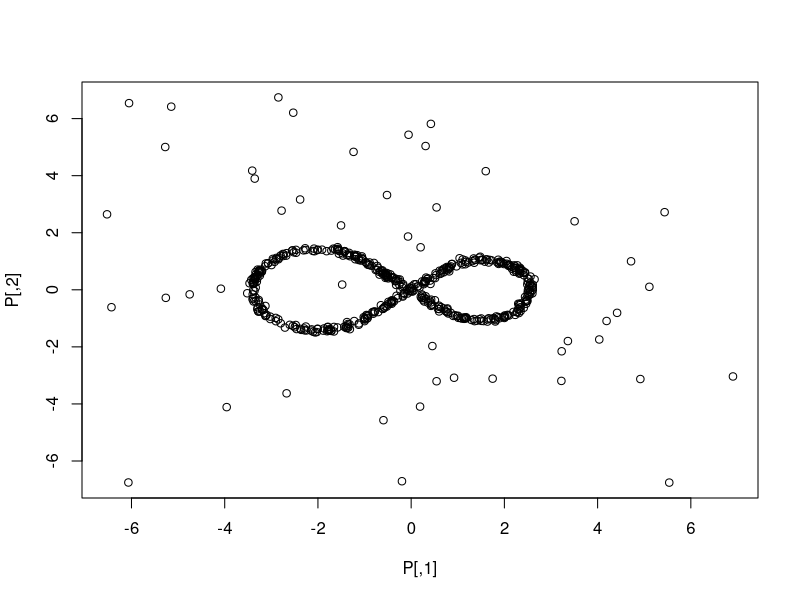
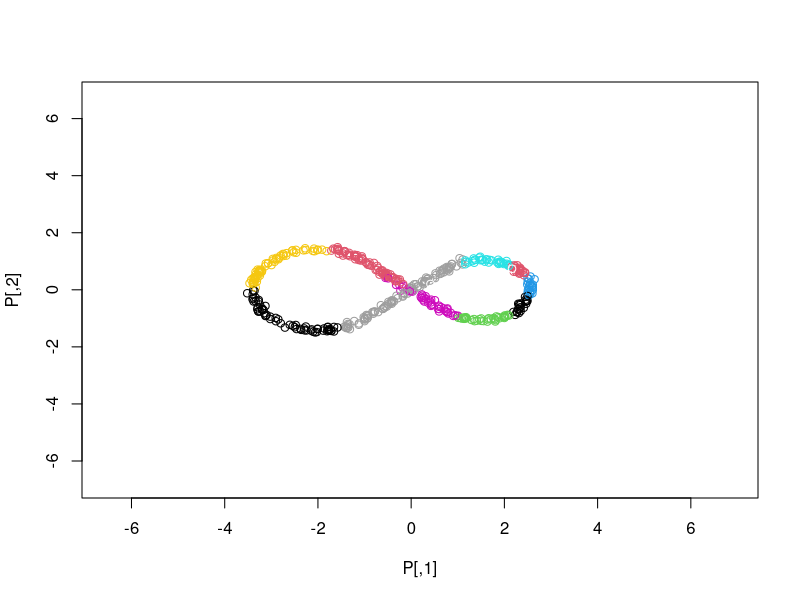
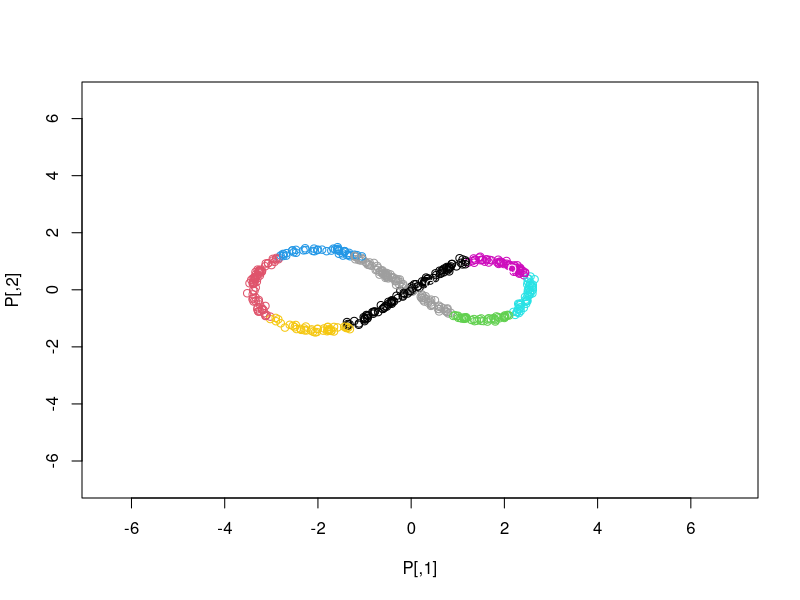
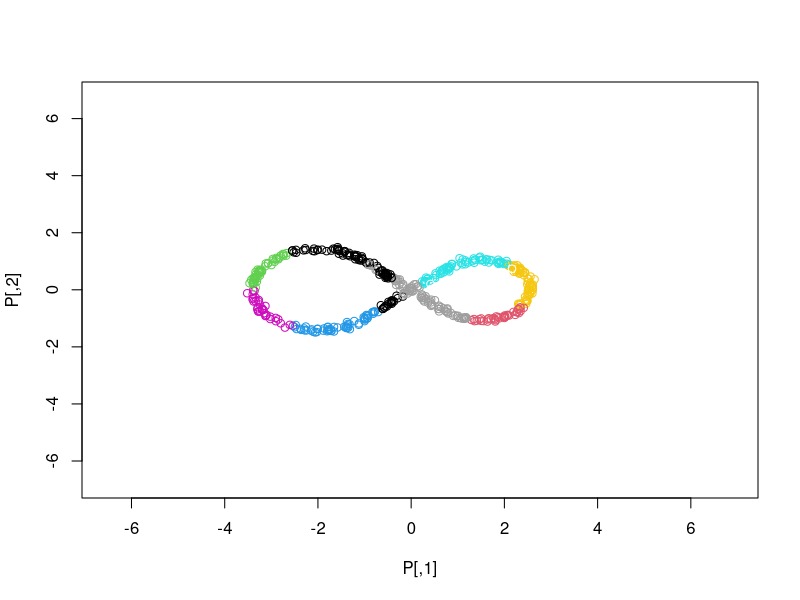

Reproduce these figures in R, in order.



#%%%%%%%%%%%%%%%%%%%%%%%%%%%%%%%%%%%%%%%%%%%%%%%%%%%%%%%%%%%%%%%%%%%%%%%%%%%%%%%%%%%%%%%%%%%%%%%%%%%%%%%%%%%%%%%%%%%

# Fonction auxiliaires :

#%%%%%%%%%%%%%%%%%%%%%%%%%%%%%%%%%%%%%%%%%%%%%%%%%%%%%%%%%%%%%%%%%%%%%%%%%%%%%%%%%%%%%%%%%%%%%%%%%%%%%%%%%%%%%%%%%%%



#%%%%%%%%%%%%%%%%%%%%%%%%%%%%%%%%%%%%%%%%%%%%%%%%%%%%%%%%
# Génération des données sur le symbole infini avec bruit

simule_noise<- function(N,dim,m,M){
  return(matrix((-m+M)*runif(dim*N)+m,N,dim))
}

long = (3/2*pi+2)*(sqrt(2)+sqrt(9/8))
seuil = c(0,0,0,0,0)
seuil[1] = 3/2*pi*sqrt(2)/long
seuil[2] = seuil[1] + 3/2*pi*sqrt(9/8)/long
seuil[3] = seuil[2] + sqrt(2)/long
seuil[4] = seuil[3] + sqrt(2)/long
seuil[5] = seuil[4] + sqrt(9/8)/long

generate_infinity_symbol <- function(N,sigma,dim){
  P = matrix(sigma*rnorm(N*dim),N,dim)
  vectU = runif(N)
  vectV = runif(N)
  for(i in 1:N){
    P[i,1] = P[i,1] -2
    U = vectU[i]
    V = vectV[i]
    if(U<=seuil[1]){
      theta = 6*pi/4*V+pi/4
      P[i,1] = P[i,1] + sqrt(2)*cos(theta)
      P[i,2] = P[i,2] + sqrt(2)*sin(theta)
    }
    else{
      if(U<=seuil[2]){
        theta = 6*pi/4*V - 3*pi/4
        P[i,1] = P[i,1] + sqrt(9/8)*cos(theta) + 14/4
        P[i,2] = P[i,2] + sqrt(9/8)*sin(theta)
      }
      else{
        if(U<=seuil[3]){
          P[i,1] = P[i,1] + 1+V
          P[i,2] = P[i,2] + 1-V
        }
        else{
          if(U<=seuil[4]){
            P[i,1] = P[i,1] + 1+V
            P[i,2] = P[i,2] + -1+V
          }
          else{
            if(U<=seuil[5]){
              P[i,1] = P[i,1] + 2 + 3/4*V
              P[i,2] = P[i,2] + - V * 3/4
            }
            else{
              P[i,1] = P[i,1] + 2 + 3/4*V
              P[i,2] = P[i,2] + V * 3/4
            }
          }
        }
      }
    }
  }
  return(P)
}

generate_infinity_symbol_noise <- function(N,Nnoise,sigma,dim){
  P1 = generate_infinity_symbol(N,sigma,dim)
  P2 = simule_noise(Nnoise,dim,-7,7)
  return(list(points=rbind(P1,P2),color=cbind(rep(1,nrow(P1)),rep(0,nrow(P2)))))
}



#%%%%%%%%%%%%%%%%%%%%%%%%%%%%%%%%%%%%%%%%%%%%%%%%%%%%%%%%
# Fonction auxiliaire qui, étant donnés k centres, calcule les "nouvelles distances tordues" de tous les points de P, à tous les centres
# on colorie de la couleur du centre le plus proche.
# La "distance" à un centre est le carré de la norme de Mahalanobis à la moyenne locale "mean" autour du centre + un poids qui dépend d'une variance locale autour du centre auquel on ajoute le log(det(Sigma))

# On utilise souvent la fonction mahalanobis.
# mahalanobis(P,c,Sigma) calcule le carré de la norme de Mahalanobis (p-c)^TSigma^{-1}(p-c), pour tout point p, ligne de P.
# C'est bien le carré ; par ailleurs la fonction inverse la matrice Sigma ; on peut décider de lui passer l'inverse de la matrice Sigma, en ajoutant "inverted = TRUE".


colorize <- function(P,k,sig,centers,Sigma){
  N = nrow(P)
  d = ncol(P)
  c = nrow(centers)
  color = rep(0,N)
  means = matrix(0,nrow = c,ncol = d)
  weights = rep(0,c)
  # Step 1 : Update means ans weights
  for(i in 1:c){
    nn = sort(mahalanobis(P,centers[i,],Sigma[[i]]),index.return=TRUE)
    nn$x = nn$x[1:k]
    nn$ix = nn$ix[1:k]
    means[i,] = colMeans(matrix(P[nn$ix,],k,d))
    weights[i] = mean(mahalanobis(P[nn$ix,],means[i,],Sigma[[i]])) + log(det(Sigma[[i]]))
  }
  # Step 2 : Update color
  distance_min = rep(0,N)
  for(j in 1:N){
    cost = Inf
    best_ind = 1
    for(i in 1:nrow(centers)){
      newcost = mahalanobis(P[j,],means[i,],Sigma[[i]])+weights[i]
      if(newcost<=cost){
        cost = newcost
        best_ind = i
      }
    }
    color[j] = best_ind
    distance_min[j] = cost
  }
  # Step 3 : Trimming and Update cost
  distance_sort = sort(distance_min,decreasing = TRUE,index.return=TRUE)
  if(sig<N){
    color[distance_sort$ix[1:(N-sig)]]=0
  }
  return(list(color = color, means = means, weights = weights))
}


# Algorithme principal -


LL_minimizer_multidim_trimmed_lem <- function(P,k,c,sig,iter_max = 10,nstart = 1,f_Sigma){
  # Initialisation
  N = nrow(P)
  d = ncol(P)
  if(k>N || k<=1){return("The number of nearest neighbours, k, should be in {2,...,N}.")}
  if(c>N || c<=0){return("The number of clusters, c, should be in {1,2,...,N}.")}
  opt = list(    cost = Inf,
                 centers = matrix(data=0,nrow=c,ncol=d),
                 Sigma = rep(list(diag(1,d)),c),
                 color = rep(0,N),
                 kept_centers = rep(TRUE,c)
  )

  # BEGIN FOR
  for(n_times in 1:nstart){
    old = list(  centers = matrix(data=Inf,nrow=c,ncol=d),
                 Sigma = rep(list(diag(1,d)),c)
    )
    first_centers_ind = sample(1:N,c,replace = FALSE)
    new = list(  cost = Inf,
                 centers = matrix(P[first_centers_ind,],c,d),
                 Sigma = rep(list(diag(1,d)),c),
                 color = rep(0,N),
                 kept_centers = rep(TRUE,c),
                 means = matrix(data=0,nrow=c,ncol=d), # moyennes des \tilde P_{\theta_i,h}
                 weights = rep(0,c)
    )
    Nstep = 0
    continu_Sigma = TRUE


    # BEGIN WHILE
    while((continu_Sigma||(!(all.equal(old$centers,new$centers)==TRUE)))&&(Nstep<=iter_max)){
      Nstep = Nstep + 1
      old$centers = new$centers
      old$Sigma = new$Sigma

      # Step 1 : Update means ans weights

      for(i in 1:c){
        nn = sort(mahalanobis(P,old$centers[i,],old$Sigma[[i]]),index.return=TRUE)
        nn$x = nn$x[1:k]
        nn$ix = nn$ix[1:k]
        new$means[i,] = colMeans(matrix(P[nn$ix,],k,d))
        new$weights[i] = mean(mahalanobis(P[nn$ix,],new$means[i,],old$Sigma[[i]])) + log(det(old$Sigma[[i]]))
      }

      # Step 2 : Update color

      distance_min = rep(0,N)
      for(j in 1:N){
        cost = Inf
        best_ind = 1
        for(i in 1:c){
          if(new$kept_centers[i]){
            newcost = mahalanobis(P[j,],new$means[i,],old$Sigma[[i]])+new$weights[i]
            if(newcost<=cost){
              cost = newcost
              best_ind = i
            }
          }
        }
        new$color[j] = best_ind
        distance_min[j] = cost
      }

      # Step 3 : Trimming and Update cost

      distance_sort = sort(distance_min,decreasing = TRUE,index.return=TRUE)
      if(sig<N){
        new$color[distance_sort$ix[1:(N-sig)]]=0
      }
      ds = distance_sort$x[(N-sig+1):N]
      new$cost = mean(ds)

      # Step 4 : Update centers

      for(i in 1:c){
        nb_points_cloud = sum(new$color==i)
        if(nb_points_cloud>1){
          new$centers[i,] = colMeans(matrix(P[new$color==i,],nb_points_cloud,d))
          nn = sort(mahalanobis(P,new$centers[i,],old$Sigma[[i]]),index.return=TRUE)
          nn$x = nn$x[1:k]
          nn$ix = nn$ix[1:k]
          new$means[i,] = colMeans(matrix(P[nn$ix,],k,d))
          new$Sigma[[i]]= ((new$means[i,]-new$centers[i,]) %*% t(new$means[i,]-new$centers[i,])) + ((k-1)/k)*cov(P[nn$ix,]) + ((nb_points_cloud-1)/nb_points_cloud)*cov(P[new$color==i,])
          new$Sigma[[i]] = f_Sigma(new$Sigma[[i]])
        }# Probleme si k=1 a cause de la covariance egale a NA car division par 0...
        else{
          if(nb_points_cloud==1){
            new$centers[i,] = matrix(P[new$color==i,],1,d)
            nn = sort(mahalanobis(P,new$centers[i,],old$Sigma[[i]]),index.return=TRUE)
            nn$x = nn$x[1:k]
            nn$ix = nn$ix[1:k]
            new$means[i,] = colMeans(matrix(P[nn$ix,],k,d))
            new$Sigma[[i]] = ((new$means[i,]-new$centers[i,]) %*% t(new$means[i,]-new$centers[i,])) + ((k-1)/k)*cov(P[nn$ix,]) #+0 (car un seul element dans C)
            new$Sigma[[i]] = f_Sigma(new$Sigma[[i]])
          }
          else{new$kept_centers[i]=FALSE}
        }
      }

      # Step 5 : Condition for loop

      stop_Sigma = TRUE # reste true tant que old_sigma et sigma sont egaux
      for (i in 1:c){
        if(new$kept_centers[i]){
          stop_Sigma = stop_Sigma*(all.equal(new$Sigma[[i]],old$Sigma[[i]])==TRUE)
        }
      }
      continu_Sigma = ! stop_Sigma # Faux si tous les sigma sont egaux aux oldsigma

    }
    # END WHILE

    if(new$cost<opt$cost){
      opt$cost = new$cost
      opt$centers = new$centers
      opt$Sigma = new$Sigma
      opt$color = new$color
      opt$kept_centers = new$kept_centers
    }
  }
  # END FOR

  # Return centers and colors for non-empty clusters
  nb_kept_centers = sum(opt$kept_centers)
  centers = matrix(data = 0, nrow = nb_kept_centers, ncol = d)
  Sigma = list()
  color_old = rep(0,N)
  color = rep(0,N)
  index_center = 1
  for(i in 1:c){
    if (sum(opt$color==i)!=0){
      centers[index_center,] = opt$centers[i,]
      Sigma[[index_center]] = opt$Sigma[[i]]
      color_old[opt$color==i] = index_center
      index_center = index_center + 1
    }
  }
  recolor = colorize(P,k,sig,centers,Sigma)

  return(list(centers =  centers,means = recolor$means,weights = recolor$weights,color_old = color_old,color= recolor$color,Sigma = Sigma, cost = opt$cost))
}



#%%%%%%%%%%%%%%%%%%%%%%%%%%%%%%%%%%%%%%%%%%%%%%%%%%%%%%%%%%%%%%%%%%%%%%%%%%%%%%%%%%%%%%%%%%%%%%%%%%%%%%%%%%%%%%%%%%%

# Fonction main :

#%%%%%%%%%%%%%%%%%%%%%%%%%%%%%%%%%%%%%%%%%%%%%%%%%%%%%%%%%%%%%%%%%%%%%%%%%%%%%%%%%%%%%%%%%%%%%%%%%%%%%%%%%%%%%%%%%%%



sample = generate_infinity_symbol_noise(N = 500,Nnoise = 50,sigma = 0.05,dim = 3)
# Soit au total N+Nnoise points

P = sample$points
plot(P)

k = 20 # Nombre de plus proches voisins
c = 10 # Nombre de centres ou d'ellipsoides
sig = 500 # Nombre de points que l'on considère comme du signal (les autres auront une étiquette 0 et seront considérés comme des données aberrantes)


# MAIN 1 : Simple version -- Aucune contrainte sur les matrices de covariance.

f_Sigma <- function(Sigma){return(Sigma)}
LL = LL_minimizer_multidim_trimmed_lem(P,k,c,sig,iter_max = 10,nstart = 1,f_Sigma)
plot(P,col = LL$color)


# MAIN 2 : Constraint det = 1 -- les matrices sont contraintes à avoir leur déterminant égal à 1.

f_Sigma_det1 <- function(Sigma){return(Sigma/(det(Sigma))^(1/ncol(P)))}
LL2 = LL_minimizer_multidim_trimmed_lem(P,k,c,sig,iter_max = 10,nstart = 1,f_Sigma_det1)
plot(P,col = LL2$color)


# MAIN 3 : Constraint dim d -- Les matrices sont contraintes à avoir d-d_prim valeurs propres égales (les plus petites)
# Ces d-dprim sont contraintes à être entre s2min et s2max, alors que les d_prim plus grandes valeurs propres sont contraintes à être supérieures à lambdamin.

aux_dim_d <- function(Sigma, s2min, s2max, lambdamin, d_prim){
  eig = eigen(Sigma)
  vect_propres = eig$vectors
  val_propres = eig$values
  new_val_propres = eig$values
  d = length(val_propres)
  for(i in 1:d_prim){
    new_val_propres[i] = (val_propres[i]-lambdamin)*(val_propres[i]>=lambdamin) + lambdamin
  }
  if (d_prim<d){
    S = mean(val_propres[(d_prim+1):d])
    s2 = (S - s2min - s2max)*(s2min<S)*(S<s2max) + (-s2max)*(S<=s2min) + (-s2min)*(S>=s2max) + s2min + s2max
    new_val_propres[(d_prim+1):d] = s2
  }
  return(vect_propres %*% diag(new_val_propres) %*% t(vect_propres))
}

d_prim = 1
lambdamin = 0.1
s2min = 0.01
s2max = 0.02

f_Sigma_dim_d <- function(Sigma){
  return(aux_dim_d(Sigma, s2min, s2max, lambdamin, d_prim))
}

LL3 = LL_minimizer_multidim_trimmed_lem(P,k,c,sig,iter_max = 10, nstart = 1, f_Sigma_dim_d)
plot(P,col = LL3$color)

